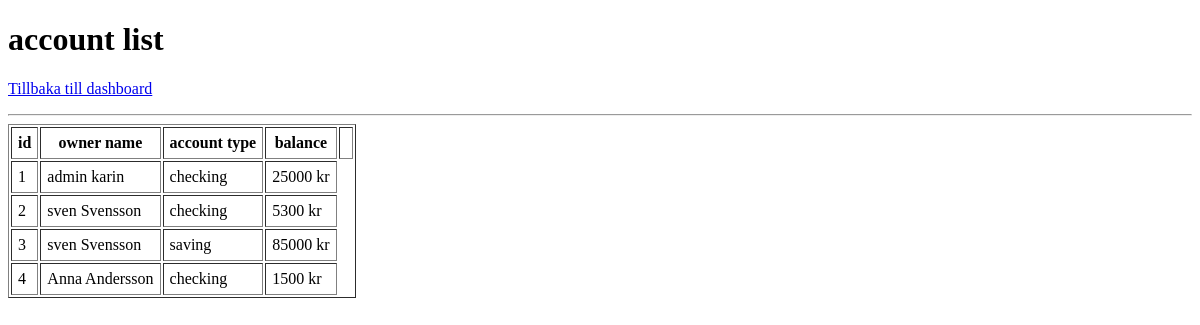
Page /admin/accounts (signed in) on the earlier database version.
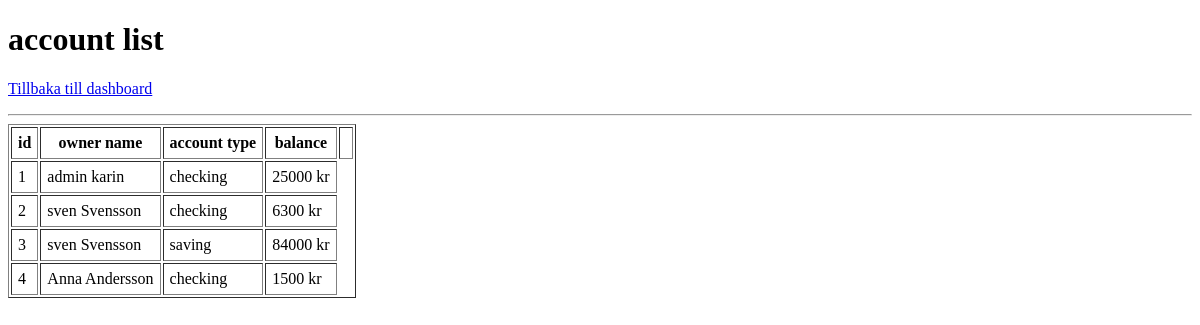
Same page on the later database version.
### tables this page shows
CREATE TABLE accounts (
    id integer primary key autoincrement,
    user_id integer not null references users(id),
    account_type text not null default 'checking',
    balance real not null default 0.0,
    created_at text default (datetime('now'))
);

CREATE TABLE users (
    id integer primary key autoincrement,
    card_number text not null unique,
    pin_hash text not null,
    name  text not null,
    role text not null default 'user',
    created_at text default (datetime('now'))   
);

### SRC/AccountRepository.php (called while the page is built, shortened)
<?php
class AccountRepository {
public function findallwithOwners(): array {
    return $this->pdo->query("
        SELECT accounts.*, users.name AS owner_name
        FROM accounts
        JOIN users ON accounts.user_id = users.id
    ")->fetchAll();
}
}

### SRC/helpers.php (called while the page is built, shortened)
<?php
function e(mixed $value): string
{
    return htmlspecialchars((string)$value, ENT_QUOTES, 'UTF-8');
}
?>

### templates/admin_accounts.php (the view, shortened to what this page needs)
<!DOCTYPE html>
<html lang="sv">
<head><meta charset="UTF-8"><title>Bankomat - dashboard</title></head>
<body>
    <h1>account list</h1>
    <p><a href="/dashboard">Tillbaka till dashboard</a></p>
    <hr>
    <table border="1" cellpadding="6">
        <tr><th>id</th><th>owner name</th><th>account type</th><th>balance</th><th>
        <?php foreach ($accounts as $acc): ?>
            <tr>
                <td><?= e($acc['id']) ?></td>
                <td><?= e($acc['owner_name']) ?></td>
                <td><?= e($acc['account_type']) ?></td>
                <td><?= e($acc['balance']) ?> kr</td>
            </tr>
            <?php endforeach; ?>
        </table>
    </body>
    </html>

Differences in the rows shown:
changed accounts id 2: balance "5300" → "6300"
changed accounts "saving": balance "85000" → "84000"
